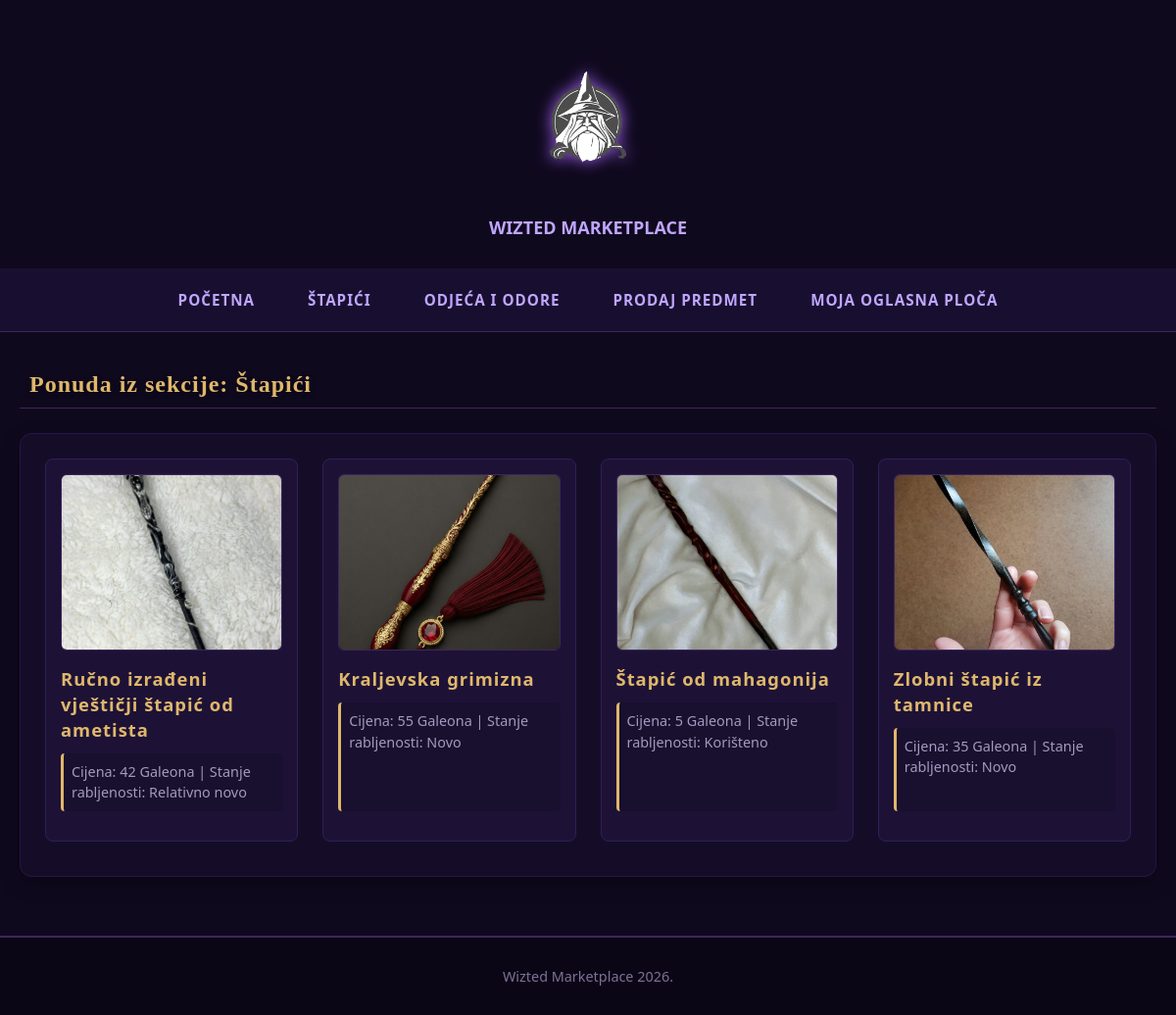
Screenshot of /kategorija.php?kategorija=Štapići with the database file from the repository.
### tables this page shows
CREATE TABLE `vijesti` (
  `id` int(11) NOT NULL,
  `datum` datetime NOT NULL,
  `naslov` varchar(255) NOT NULL,
  `sazetak` text NOT NULL,
  `tekst` text NOT NULL,
  `slika` varchar(255) NOT NULL,
  `kategorija` varchar(50) NOT NULL,
  `arhiva` tinyint(1) NOT NULL DEFAULT 0
);

### kategorija.php (the view, shortened to what this page needs)
<?php
include 'connect.php';
$kategorija = isset($_GET['kategorija']) ? $_GET['kategorija'] : '';
?>
<!DOCTYPE html>
<html lang="bs">
<head>
    <link rel="stylesheet" type="text/css" href="style.css">
</head>
<body>
    <header><img src="img/logo.png" alt="Wizted Logo" class="logo"><a>WIZTED MARKETPLACE</a></header>
    <nav>
        <div class="nav-kontejner">
            <a href="index.php">Početna</a>
            <a href="kategorija.php?kategorija=Štapići">Štapići</a>
            <a href="kategorija.php?kategorija=Odjeća i odore">Odjeća i odore</a>
            <a href="unos.html">Prodaj predmet</a>
            <a href="administrator.php">Moja oglasna ploča</a>
        </div>
    </nav>
    <section id="sadrzaj">
        <h2 style="text-align: left; padding-left:10px;">Ponuda iz sekcije: <?php echo $kategorija; ?></h2>
        <div class="vijesti-red" style="grid-template-columns: repeat(auto-fill, minmax(250px, 1fr));">
            <?php
            $kategorija_safe = mysqli_real_escape_string($dbc, $kategorija);
            $query = "SELECT * FROM vijesti WHERE arhiva=0 AND kategorija='$kategorija_safe' ORDER BY id DESC";
            $result = mysqli_query($dbc, $query);
            while($row = mysqli_fetch_array($result)) {
                echo '<article style="margin-bottom:10px;">';
                echo '  <a href="clanak.php?id='.$row['id'].'"><img src="img/'.$row['slika'].'" alt="Predmet" class="vijest-slika"></a>';
                echo '  <h3><a href="clanak.php?id='.$row['id'].'" style="text-decoration:none; color:#dfb76c;">'.$row['naslov'].'</a></h3>';
                echo '  <p>'.$row['sazetak'].'</p>';
                echo '</article>';
            }
            ?>
        </div>
    </section>
    <footer><p>Wizted Marketplace 2026.</p></footer>
</body>
</html>

### style.css (style rules this page uses)
* { margin: 0; padding: 0; box-sizing: border-box; font-family: 'Segoe UI', Tahoma, Geneva, Verdana, sans-serif; }
body { background-color: #0f091e; color: #e2daf0; }
h1, h2, h3, .clanak-naslov { font-family: 'Georgia', serif; color: #dfb76c; letter-spacing: 1px; }
header { display: flex; flex-direction: column; align-items: center; padding: 20px 0; }
header a { display: inline-block; color: #bfa6ff; font-size: 18px; font-weight: bold; text-decoration: none; transition: color 0.3s ease; padding-bottom: 10px; }
header .logo { display: block; max-height: 200px; width: auto; filter: drop-shadow(0 0 8px #9b5de5); }
nav { background-color: #180f30; width: 100%; border-bottom: 1px solid #3d265e; }
.nav-kontejner { max-width: 1200px; margin: 0 auto; padding: 5px 20px; display: flex; justify-content: center; flex-wrap: wrap; }
nav a { color: #bfa6ff; text-decoration: none; padding: 12px 22px; margin: 5px; font-weight: bold; font-size: 0.95rem; text-transform: uppercase; letter-spacing: 1px; border-radius: 4px; transition: all 0.3s ease; }
#sadrzaj { max-width: 1200px; margin: 40px auto; padding: 0 20px; }
#sadrzaj h2 { margin-bottom: 25px; border-bottom: 1px solid #3d265e; padding-bottom: 10px; text-shadow: 0 2px 4px rgba(0,0,0,0.5); }
.vijesti-red { display: grid; grid-template-columns: repeat(4, 1fr); gap: 25px; background-color: #150d28; padding: 25px; margin-bottom: 40px; border-radius: 12px; border: 1px solid #251647; box-shadow: 0 8px 20px rgba(0,0,0,0.3); }
article { background-color: #1d1236; padding: 15px; border-radius: 8px; border: 1px solid #321e58; display: flex; flex-direction: column; transition: transform 0.3s ease, box-shadow 0.3s ease; }
article:not(:last-child) { border-right: 1px solid #321e58; }
.vijest-slika { width: 100%; height: 180px; object-fit: cover; border-radius: 6px; margin-bottom: 12px; border: 1px solid #3d265e; }
article h3 { font-size: 1.15rem; margin-bottom: 10px; line-height: 1.3; }
article h3 a { transition: color 0.2s; }
article p { color: #a499be; margin-bottom: 15px; flex-grow: 1; line-height: 1.5; font-size: 0.9rem; background: rgba(0,0,0,0.15); padding: 8px; border-radius: 4px; border-left: 3px solid #dfb76c; }
footer { background-color: #0b0616; color: #7d7295; text-align: center; padding: 30px; border-top: 2px solid #3d265e; margin-top: 60px; font-size: 0.9rem; }

### rows the page displays
vijesti: slika (picture), naslov "Ručno izrađeni vještičji štapić od ametista", sazetak "Cijena: 42 Galeona | Stanje rabljenosti: Relativno novo"
vijesti: slika (picture), naslov "Kraljevska grimizna", sazetak "Cijena: 55 Galeona | Stanje rabljenosti: Novo"
vijesti: slika (picture), naslov "Štapić od mahagonija", sazetak "Cijena: 5 Galeona | Stanje rabljenosti: Korišteno"
vijesti: slika (picture), naslov "Zlobni štapić iz tamnice", sazetak "Cijena: 35 Galeona | Stanje rabljenosti: Novo"

### other values shown
$kategorija "Štapići"
